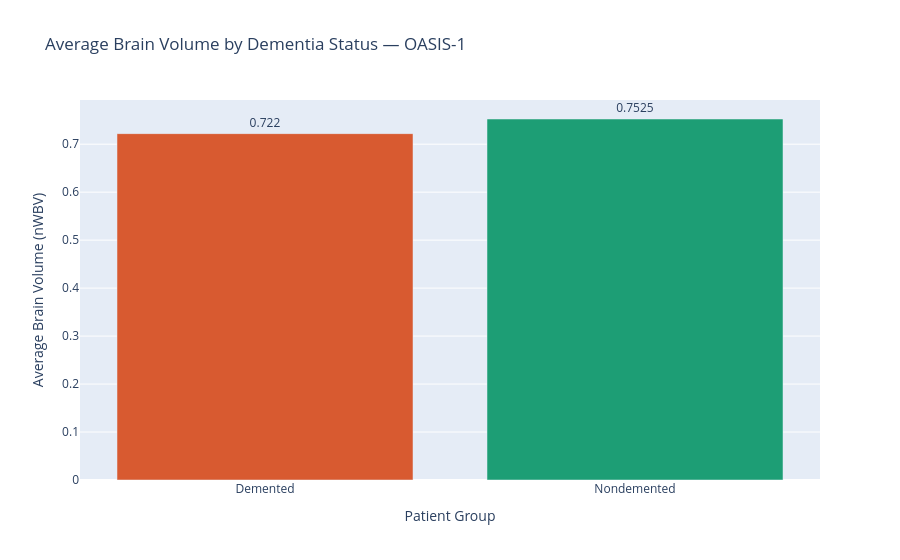

Here is the notebook cell this chart was saved with:
### Code cell
# chart 1 — brain volume by group
fig1 = px.bar(
    q1,
    x='group',
    y='avg_brain_volume',
    color='group',
    text='avg_brain_volume',
    title='Average Brain Volume by Dementia Status — OASIS-1',
    labels={
        'group': 'Patient Group',
        'avg_brain_volume': 'Average Brain Volume (nWBV)'},
    color_discrete_map={
        'Nondemented': '#1D9E75',
        'Demented': '#D85A30'}
)
fig1.update_traces(textposition='outside')
fig1.update_layout(showlegend=False)
fig1.show()

### Figure 1 — Plotly figure (JSON) as saved in the notebook; plotly's stock layout.template omitted (floating-point values rounded to 4 significant figures)
{"data": [{"hovertemplate": "Patient Group=%{x}<br>Average Brain Volume (nWBV)=%{text}<extra></extra>", "legendgroup": "Demented", "marker": {"color": "#D85A30", "pattern": {"shape": ""}}, "name": "Demented", "orientation": "v", "showlegend": true, "text": [0.722], "textposition": "outside", "type": "bar", "x": ["Demented"], "xaxis": "x", "y": [0.722], "yaxis": "y"}, {"hovertemplate": "Patient Group=%{x}<br>Average Brain Volume (nWBV)=%{text}<extra></extra>", "legendgroup": "Nondemented", "marker": {"color": "#1D9E75", "pattern": {"shape": ""}}, "name": "Nondemented", "orientation": "v", "showlegend": true, "text": [0.7525], "textposition": "outside", "type": "bar", "x": ["Nondemented"], "xaxis": "x", "y": [0.7525], "yaxis": "y"}], "layout": {"barmode": "relative", "legend": {"title": {"text": "Patient Group"}, "tracegroupgap": 0}, "showlegend": false, "title": {"text": "Average Brain Volume by Dementia Status — OASIS-1"}, "xaxis": {"anchor": "y", "categoryarray": ["Demented", "Nondemented"], "categoryorder": "array", "domain": [0, 1], "title": {"text": "Patient Group"}}, "yaxis": {"anchor": "x", "domain": [0, 1], "title": {"text": "Average Brain Volume (nWBV)"}}}}
